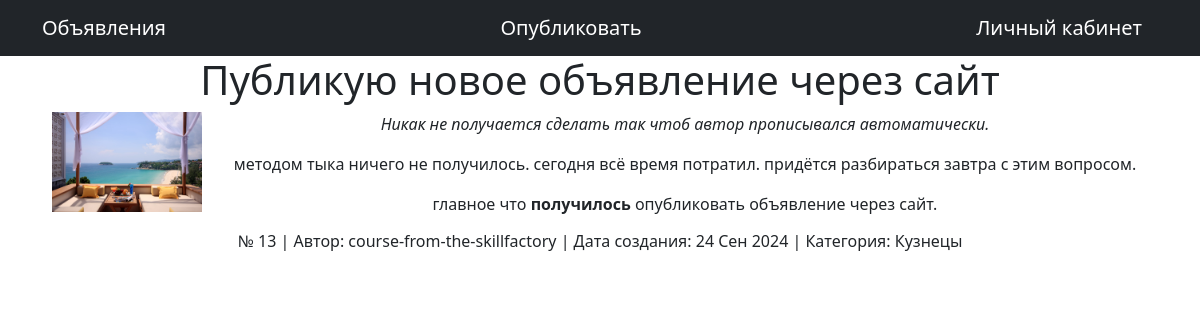
The page /13/ on the database its author committed.
### board/models.py (models this page shows, shortened)
class Publication(models.Model):
    title = models.CharField(max_length=255, verbose_name="Заголовок")
    content = RichTextUploadingField(verbose_name="Содержание")
    user = models.ForeignKey(User, on_delete=models.CASCADE, verbose_name="Автор")
    category = models.ForeignKey(Category, on_delete=models.CASCADE, verbose_name="Категория")
    create_time = models.DateTimeField(auto_now_add=True)
    update_time = models.DateTimeField(auto_now=True)

class Category(models.Model):
    name = models.CharField(max_length=50, unique=True)
    def __str__(self):
        return self.name

### board/views.py (the view)
# urls.py: path("<int:id>/", PublicationDetail.as_view(), name='публикация'),
class PublicationDetail(DetailView):
    model = Publication
    template_name = 'publication.html'
    context_object_name = 'publication'
    pk_url_kwarg = 'id'

### templates/publication.html (shortened to what this page needs)
{% extends 'basic.html' %}
{% block content %}
<h1>{{publication.title|safe}}</h1>
{{publication.content|safe}}
<h6>№ {{publication.id}} |
    Автор: {{publication.user}} |
    Дата создания: {{publication.create_time|date:'d M Y'}} |
    Категория: {{publication.category}}</h6>
{% endblock content %}

### templates/basic.html (shortened to what this page needs)
<!DOCTYPE html>
<html lang="ru">
<head>
    {% load static %}
    <link href="{% static 'css/styles.css' %}" rel="stylesheet"/>
</head>
<body>
{%include 'includes/navbar.html'%}
<div class="container">
    <div class="row">
        <div class="col-lg-12 text-center">
            {% block content %}{% endblock content %}
        </div>
    </div>
</div>
</body>
</html>

### templates/includes/navbar.html
<nav class="navbar navbar-expand-lg navbar-dark bg-dark static-top">
    <div class="container">
        <a class="navbar-brand" href="{%url 'основная страница'%}">Объявления</a>
        <a class="navbar-brand" href="{%url 'создать публикацию'%}">Опубликовать</a>
        <a class="navbar-brand" href="/accounts/">Личный кабинет</a>
    </div>
</nav>

### rows shown on the page
Publication: title "Публикую новое объявление через сайт", content (picture), content "Никак не получается сделать так чтоб автор прописывался автоматически. методом тыка ничего не получилось. сегодня всё время потратил. придётся разбираться завтра с этим вопросом. главное что получилось опубликовать объявление через сайт.", id "13", user "course-from-the-skillfactory", create_time "24 Сен 2024", category "Кузнецы"
